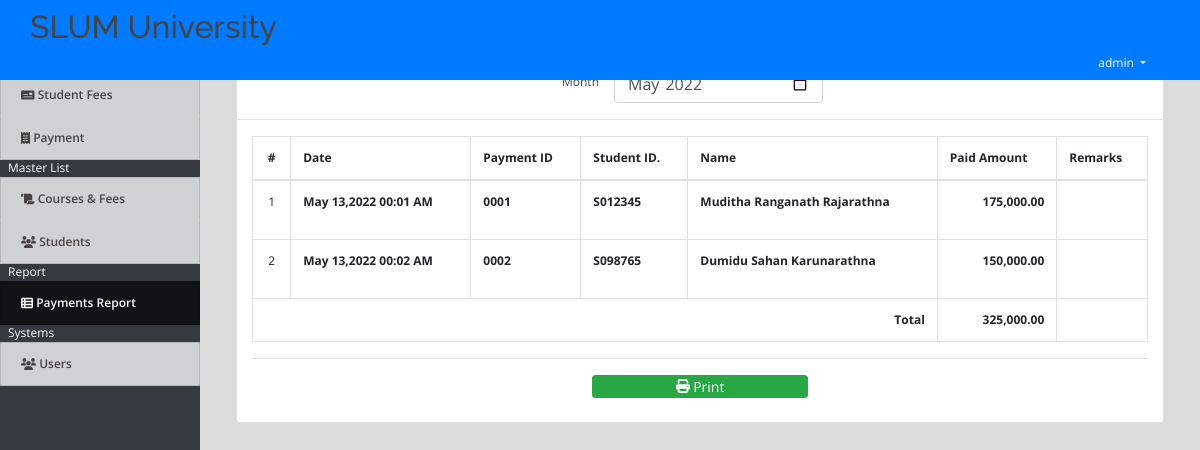
/index.php?page=payments_report (signed in), run on the app's committed database.
### tables this page shows
CREATE TABLE `payments` (
  `id` int(30) NOT NULL,
  `ef_id` int(30) NOT NULL,
  `amount` float NOT NULL,
  `remarks` text NOT NULL,
  `date_created` datetime NOT NULL DEFAULT current_timestamp() ON UPDATE current_timestamp()
);

CREATE TABLE `student` (
  `id` int(30) NOT NULL,
  `id_no` varchar(100) NOT NULL,
  `name` text NOT NULL,
  `contact` varchar(100) NOT NULL,
  `address` text NOT NULL,
  `email` varchar(200) NOT NULL,
  `date_created` datetime NOT NULL DEFAULT current_timestamp()
);

CREATE TABLE `student_ef_list` (
  `id` int(30) NOT NULL,
  `student_id` int(30) NOT NULL,
  `ef_no` varchar(200) NOT NULL,
  `course_id` int(30) NOT NULL,
  `total_fee` float NOT NULL,
  `date_created` datetime NOT NULL DEFAULT current_timestamp()
);

### payments_report.php (the view, shortened to what this page needs)
<?php
    include 'db_connect.php';
    $month = isset($_GET['month']) ? $_GET['month'] : date('Y-m');
?>
<div class="container-fluid">
    <div class="col-lg-12">
        <div class="card">
            <div class="card_body">
            <div class="row justify-content-center pt-4">
                <label for="" class="mt-2">Month</label>
                <div class="col-sm-3">
                    <input type="month" name="month" id="month" value="<?php echo $month ?>" class="form-control">
                </div>
            </div>
            <hr>
            <div class="col-md-12">
                <table class="table table-bordered" id='report-list'>
                    <thead>
                        <tr>
                            <th class="text-center">#</th>
                            <th class="">Date</th>
                            <th class="">Payment ID</th>
                            <th class="">Student ID.</th>
                            <th class="">Name</th>
                            <th class="">Paid Amount</th>
                            <th >Remarks</th>
                        </tr>
                    </thead>
                    <tbody>
			          <?php
                      $i = 1;
                      $total = 0;
                      $payments = $conn->query("SELECT p.*,s.name as sname, ef.ef_no,s.id_no FROM payments p inner join student_ef_list ef on ef.id = p.ef_id inner join student s on s.id = ef.student_id where date_format(p.date_created,'%Y-%m') = '$month' order by unix_timestamp(p.date_created) asc ");
                      if($payments->num_rows > 0):
			          while($row = $payments->fetch_array()):
                        $total += $row['amount'];
			          ?>
			          <tr>
                        <td class="text-center"><?php echo $i++ ?></td>
                        <td>
                            <p> <b><?php echo date("M d,Y H:i A",strtotime($row['id_no'])) ?></b></p>
                        </td>
                        <td>
                            <p> <b><?php echo $row['id_no'] ?></b></p>
                        </td>
                        <td>
                            <p> <b><?php echo $row['ef_no'] ?></b></p>
                        </td>
                        <td>
                            <p> <b><?php echo ucwords($row['sname']) ?></b></p>
                        </td>
                        <td class="text-right">
                            <p> <b><?php echo number_format($row['amount'],2) ?></b></p>
                        </td>
                        <td class="text-right">
                        </td>
                    </tr>
                    <?php
                        endwhile;
                        else:
                    ?>
                    <tr>
                            <th class="text-center" colspan="7">No Data.</th>
                    </tr>
                    <?php
                        endif;
                    ?>
			        </tbody>
                    <tfoot>
                        <tr>
                            <th colspan="5" class="text-right">Total</th>
                            <th class="text-right"><?php echo number_format($total,2) ?></th>
                            <th></th>
                        </tr>
                    </tfoot>
                </table>
                <hr>
                <div class="col-md-12 mb-4">
                    <center>
                        <button class="btn btn-success btn-sm col-sm-3" type="button" id="print"><i class="fa fa-print"></i> Print</button>
                    </center>
                </div>
            </div>
            </div>
        </div>
    </div>
</div>

### assets/css/style.css (style rules this page uses)
body { font-family: "Open Sans", sans-serif; color: #444444; width: 100%; height: calc(100%); font-size: 12px; }
.justify-content-center { justify-content: center !important; }
.btn-sm { padding: .0001rem .2rem; }

### index.php (style rules this page uses)
body { background: #80808045; }

### data on the page
payments: student.id_no "May 13,2022 00:01 AM", student.id_no "0001", student_ef_list.ef_no "S012345", student.name "Muditha Ranganath Rajarathna", amount "175,000.00"
payments: student.id_no "May 13,2022 00:02 AM", student.id_no "0002", student_ef_list.ef_no "S098765", student.name "Dumidu Sahan Karunarathna", amount "150,000.00"

### other printed values
$_SESSION['login_name'] "admin"
$total "325,000.00"
